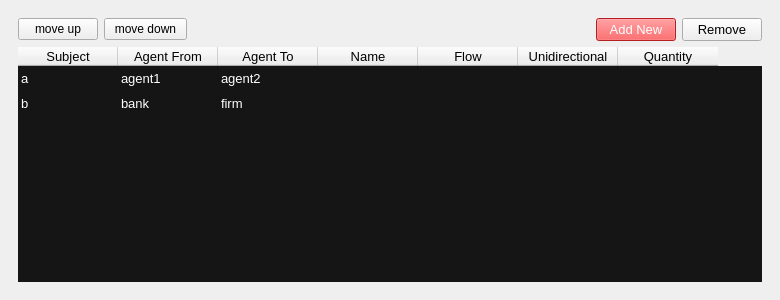
  <widget class="QDockWidget" name="dockWidget_5">
   <property name="sizePolicy">
    <sizepolicy hsizetype="Fixed" vsizetype="Fixed">
     <horstretch>0</horstretch>
     <verstretch>0</verstretch>
    </sizepolicy>
   </property>
   <property name="minimumSize">
    <size>
     <width>780</width>
     <height>300</height>
    </size>
   </property>
   <property name="maximumSize">
    <size>
     <width>780</width>
     <height>800</height>
    </size>
   </property>
   <property name="features">
    <set>QDockWidget::DockWidgetFloatable|QDockWidget::DockWidgetMovable</set>
   </property>
   <property name="windowTitle">
    <string>TRANSACTION LIST</string>
   </property>
   <attribute name="dockWidgetArea">
    <number>1</number>
   </attribute>
   <widget class="QWidget" name="dockWidgetContents_5">
    <layout class="QVBoxLayout" name="verticalLayout">
     <item>
      <widget class="QWidget" name="widget_3" native="true">
       <layout class="QGridLayout" name="gridLayout_6">
        <item row="0" column="9">
         <widget class="QPushButton" name="removeButton">
          <property name="minimumSize">
           <size>
            <width>80</width>
            <height>0</height>
           </size>
          </property>
          <property name="toolTip">
           <string>&lt;html&gt;&lt;head/&gt;&lt;body&gt;&lt;p&gt;Remove the curently selected transaction&lt;/p&gt;&lt;/body&gt;&lt;/html&gt;</string>
          </property>
          <property name="styleSheet">
           <string notr="true">font-size: 10pt;</string>
          </property>
          <property name="text">
           <string>Remove</string>
          </property>
         </widget>
        </item>
        <item row="0" column="8">
         <widget class="QPushButton" name="addButton">
          <property name="minimumSize">
           <size>
            <width>80</width>
            <height>0</height>
           </size>
          </property>
          <property name="toolTip">
           <string>&lt;html&gt;&lt;head/&gt;&lt;body&gt;&lt;p&gt;Add a new transaction&lt;/p&gt;&lt;/body&gt;&lt;/html&gt;</string>
          </property>
          <property name="styleSheet">
           <string notr="true">QPushButton{
background-color: rgb(255, 44, 47);
border-color: rgb(255, 255, 255);
color: white;
font-size:10pt;
}


QPushButton:pressed {
background-color: rgb(245, 182, 183);
border-color: rgb(255, 144, 146);
}
</string>
          </property>
          <property name="text">
           <string>Add New</string>
          </property>
         </widget>
        </item>
        <item row="1" column="0" colspan="10">
         <widget class="QTableWidget" name="transactionView">
          <property name="enabled">
           <bool>true</bool>
          </property>
          <property name="minimumSize">
           <size>
            <width>60</width>
            <height>50</height>
           </size>
          </property>
          <property name="baseSize">
           <size>
            <width>70</width>
            <height>40</height>
           </size>
          </property>
          <property name="font">
           <font>
            <family>MS Sans Serif</family>
            <pointsize>10</pointsize>
            <weight>50</weight>
            <italic>false</italic>
            <bold>false</bold>
           </font>
          </property>
          <property name="autoFillBackground">
           <bool>true</bool>
          </property>
          <property name="styleSheet">
           <string notr="true">QTableView{color: black;
selection-color: rgb(0, 0, 0);
color:white;
background-color: rgb(21, 21, 21);
font: 8pt &quot;MS Sans Serif&quot;;
font-size:10pt;
padding: 8pt;}

QTableWidget::item{padding: 15px}
</string>
          </property>
          <property name="frameShape">
           <enum>QFrame::NoFrame</enum>
          </property>
          <property name="frameShadow">
           <enum>QFrame::Plain</enum>
          </property>
          <property name="dragDropMode">
           <enum>QAbstractItemView::NoDragDrop</enum>
          </property>
          <property name="defaultDropAction">
           <enum>Qt::IgnoreAction</enum>
          </property>
          <property name="selectionMode">
           <enum>QAbstractItemView::SingleSelection</enum>
          </property>
          <property name="selectionBehavior">
           <enum>QAbstractItemView::SelectItems</enum>
          </property>
          <property name="showGrid">
           <bool>true</bool>
          </property>
          <property name="gridStyle">
           <enum>Qt::DotLine</enum>
          </property>
          <property name="sortingEnabled">
           <bool>false</bool>
          </property>
          <property name="columnCount">
           <number>7</number>
          </property>
          <attribute name="horizontalHeaderDefaultSectionSize">
           <number>100</number>
          </attribute>
          <attribute name="horizontalHeaderMinimumSectionSize">
           <number>100</number>
          </attribute>
          <attribute name="horizontalHeaderStretchLastSection">
           <bool>false</bool>
          </attribute>
          <attribute name="verticalHeaderVisible">
           <bool>false</bool>
          </attribute>
          <attribute name="verticalHeaderDefaultSectionSize">
           <number>25</number>
          </attribute>
          <attribute name="verticalHeaderMinimumSectionSize">
           <number>25</number>
          </attribute>
          <row>
           <property name="text">
            <string>Neue Zeile</string>
           </property>
          </row>
          <row>
           <property name="text">
            <string>test</string>
           </property>
          </row>
          <column>
           <property name="text">
            <string>Subject</string>
           </property>
           <property name="background">
            <color alpha="0">
             <red>255</red>
             <green>255</green>
             <blue>255</blue>
            </color>
           </property>
          </column>
          <column>
           <property name="text">
            <string>Agent From</string>
           </property>
          </column>
          <column>
           <property name="text">
            <string>Agent To</string>
           </property>
          </column>
          <column>
           <property name="text">
            <string>Name</string>
           </property>
          </column>
          <column>
           <property name="text">
            <string>Flow</string>
           </property>
          </column>
          <column>
           <property name="text">
            <string>Unidirectional</string>
           </property>
          </column>
          <column>
           <property name="text">
            <string>Quantity</string>
           </property>
          </column>
          <item row="0" column="0">
           <property name="text">
            <string>a</string>
           </property>
          </item>
          <item row="0" column="1">
           <property name="text">
            <string>agent1</string>
           </property>
          </item>
          <item row="0" column="2">
           <property name="text">
            <string>agent2</string>
           </property>
          </item>
          <item row="1" column="0">
           <property name="text">
            <string>b</string>
           </property>
          </item>
          <item row="1" column="1">
           <property name="text">
            <string>bank</string>
           </property>
          </item>
          <item row="1" column="2">
           <property name="text">
            <string>firm</string>
           </property>
          </item>
          <item row="1" column="3">
           <property name="text">
            <string/>
           </property>
          </item>
         </widget>
        </item>
        <item row="0" column="0">
         <widget class="QPushButton" name="moveUpBtn">
          <property name="enabled">
           <bool>true</bool>
          </property>
          <property name="minimumSize">
           <size>
            <width>80</width>
            <height>20</height>
           </size>
          </property>
          <property name="toolTip">
           <string>&lt;html&gt;&lt;head/&gt;&lt;body&gt;&lt;p&gt;coming soon...&lt;/p&gt;&lt;/body&gt;&lt;/html&gt;</string>
          </property>
          <property name="styleSheet">
           <string notr="true">QPushButton:disabled{
background-color: rgb(245, 245, 245);
color:rgb(136, 136, 136);
}</string>
          </property>
          <property name="text">
           <string>  move up  </string>
          </property>
         </widget>
        </item>
        <item row="0" column="2" colspan="2">
         <spacer name="horizontalSpacer_7">
          <property name="orientation">
           <enum>Qt::Horizontal</enum>
          </property>
          <property name="sizeType">
           <enum>QSizePolicy::Fixed</enum>
          </property>
          <property name="sizeHint" stdset="0">
           <size>
            <width>30</width>
            <height>20</height>
           </size>
          </property>
         </spacer>
        </item>
        <item row="0" column="1">
         <widget class="QPushButton" name="moveDnBtn">
          <property name="enabled">
           <bool>true</bool>
          </property>
          <property name="minimumSize">
           <size>
            <width>80</width>
            <height>20</height>
           </size>
          </property>
          <property name="toolTip">
           <string>&lt;html&gt;&lt;head/&gt;&lt;body&gt;&lt;p&gt;coming soon...&lt;/p&gt;&lt;/body&gt;&lt;/html&gt;</string>
          </property>
          <property name="styleSheet">
           <string notr="true">QPushButton:disabled{
background-color: rgb(245, 245, 245);
color:rgb(136, 136, 136);
}</string>
          </property>
          <property name="text">
           <string>  move down  </string>
          </property>
         </widget>
        </item>
       </layout>
      </widget>
     </item>
    </layout>
   </widget>
  </widget>
